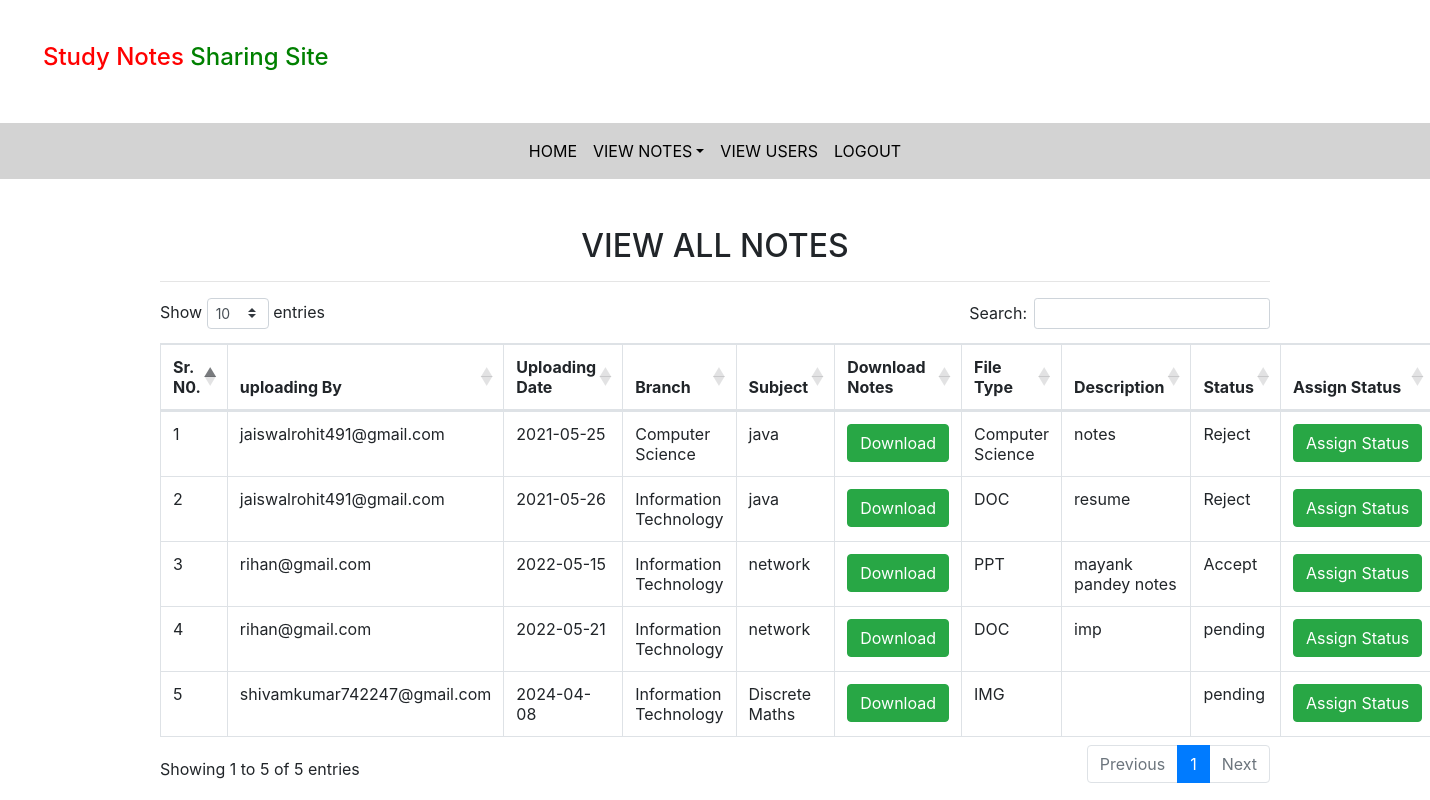
Page /all_notes (signed in) on the committed database.
### notes/models.py (models this page shows, shortened)
class Notes(models.Model):
    user = models.ForeignKey(User, on_delete=models.CASCADE)
    uploadingdate = models.CharField(max_length=30)
    branch = models.CharField(max_length=30)
    subject = models.CharField(max_length=30,)
    notesfile = models.FileField(null=True)
    filetype = models.CharField(max_length=30,)
    description = models.CharField(max_length=200, null=True)
    status=models.CharField(max_length=15,)

### notes/views.py (the view)
# urls.py: path('all_notes',all_notes,name='all_notes'),
def all_notes(request):
    if not request.user.is_authenticated:
        return redirect('login_admin')
    notes = Notes.objects.all()
    d = {'notes':notes}
    return render(request,'all_notes.html',d)

### notes/templates/all_notes.html (shortened to what this page needs)
{% extends 'admin_nav.html' %}
{% load static %}
{% block body %}
<link rel="stylesheet" href="https://cdnjs.cloudflare.com/ajax/libs/twitter-bootstrap/4.5.2/css/bootstrap.css">
<link rel="stylesheet" href="https://cdn.datatables.net/1.10.24/css/dataTables.bootstrap4.min.css">
<div class="container mt-5">
    <h2 class="text-center">VIEW ALL NOTES</h2>
    <HR>
    <table class="table table-bordered" id="example">
       <thead>
           <tr>
               <th>Sr. N0.</th>
               <th>uploading By</th>
               <th>Uploading Date</th>
               <th>Branch</th>
               <th>Subject</th>
               <th>Download Notes</th>
               <th>File Type</th>
               <th>Description</th>
               <th>Status</th>
               <th>Assign Status</th>
           </tr>
       </thead>
       <tbody>
           {% for i in notes %}
           <tr>
               <td>{{forloop.counter}}</td>
               <td>{{i.user.username}}</td>
               <td>{{i.uploadingdate}}</td>
               <td>{{i.branch}}</td>
               <td>{{i.subject}}</td>
               <td><a href="{{i.notesfile.url}}" class="btn btn-success" download>Download</a></td>
               <td>{{i.filetype}}</td>
               <td>{{i.description}}</td>
               <td >{{i.status}}</td>
               <td><a href="{% url 'assign_status' i.id %}" class = "btn btn-success">Assign&nbsp;Status</a></td>
           </tr>
           {% endfor %}
        </tbody>
   </table>
</div>
{% endblock %}

### notes/templates/admin_nav.html (shortened to what this page needs)
<html lang="en">
<head>
    {% load static %}
  <link rel="stylesheet" href="https://maxcdn.bootstrapcdn.com/bootstrap/4.3.1/css/bootstrap.min.css">
  <link rel="stylesheet" href="https://use.fontawesome.com/releases/v5.6.3/css/all.css"></head>
  <link rel="stylesheet" href="{% static 'css/mystyle.css'%}">
</head>
<body>
<h4 style = "padding : 3%"><span style="color:red">Study Notes</span><span style="color:green"> Sharing Site</span></h4>
<nav class=" navbar navbar-expand-sm justify-content-center" style = "background-color: lightgrey;">
<ul class="navbar-nav">
  <li class="navbar-item">
      <a class="nav-link" href="{% url 'admin_home' %}">HOME</a>
  </li>
  <li class="nav-item dropdown">
    <a  class="nav-link dropdown-toggle" href="#" data-toggle="dropdown">VIEW NOTES</a>
  </li>
  <li class="navbar-item">
    <a class="nav-link" href="{% url 'view_users' %}">VIEW USERS</a>
  </li>
  <li class="navbar-item">
    <a class="nav-link" href="{% url 'logout' %}">LOGOUT</a>
  </li>
</ul>
</nav>
</body>
</html>
{% block body %}
{% endblock %}

### notes/static/css/mystyle.css (style rules this page uses)
.nav-link { color : black }

### rows in the picture
Notes: user.username "jaiswalrohit491@gmail.com", uploadingdate "2021-05-25", branch "Computer Science", subject "java", filetype "Computer Science", description "notes", status "Reject"
Notes: user.username "jaiswalrohit491@gmail.com", uploadingdate "2021-05-26", branch "Information Technology", subject "java", filetype "DOC", description "resume", status "Reject"
Notes: user.username "rihan@gmail.com", uploadingdate "2022-05-15", branch "Information Technology", subject "network", filetype "PPT", description "mayank pandey notes", status "Accept"
Notes: user.username "rihan@gmail.com", uploadingdate "2022-05-21", branch "Information Technology", subject "network", filetype "DOC", description "imp", status "pending"
Notes: user.username "shivamkumar742247@gmail.com", uploadingdate "2024-04-08", branch "Information Technology", subject "Discrete Maths", filetype "IMG", status "pending"
